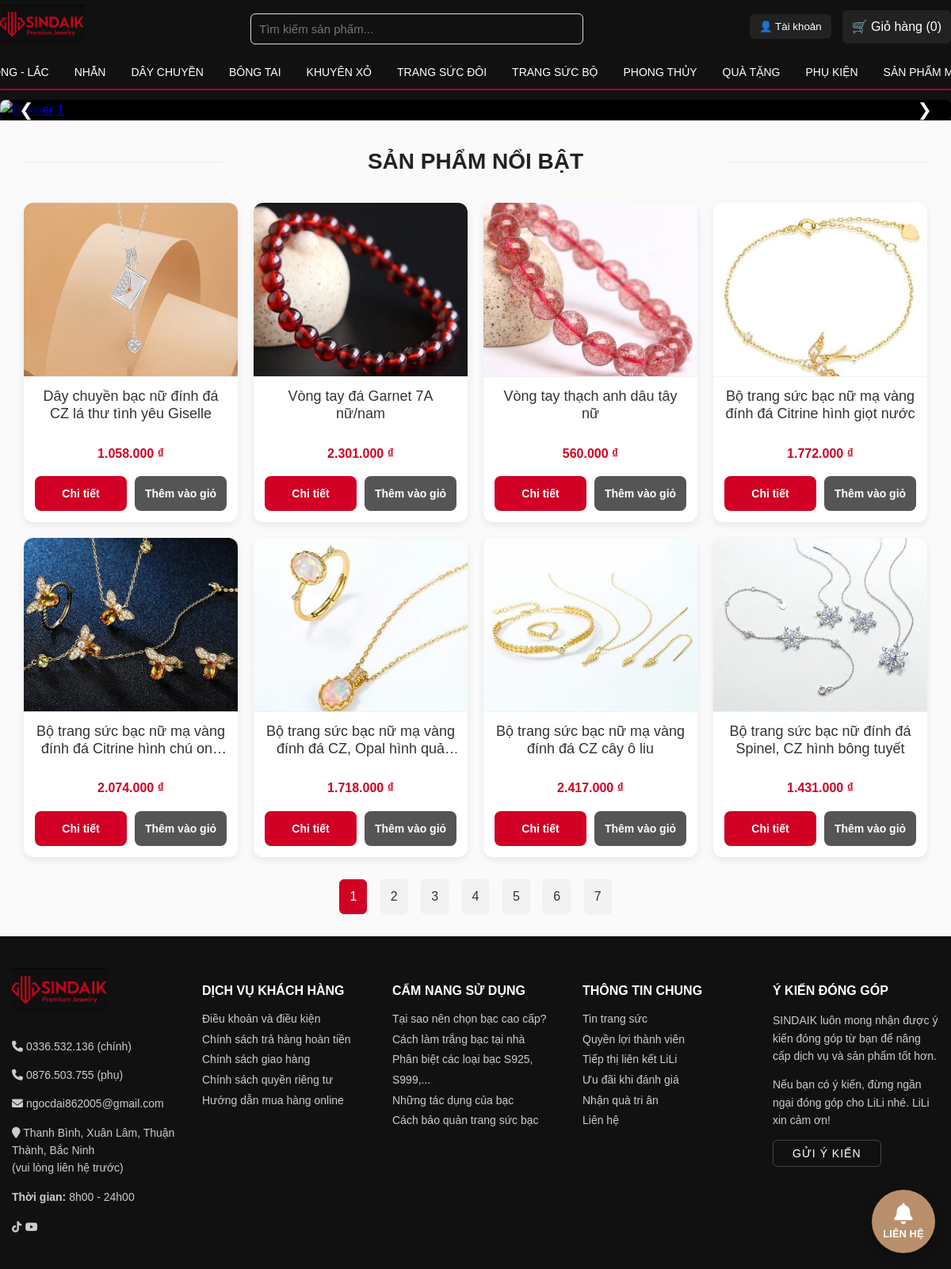
The page / on the database its author committed.
### tables this page shows
CREATE TABLE `products` (
  `id` int(11) NOT NULL,
  `name` varchar(255) NOT NULL,
  `category` varchar(100) NOT NULL,
  `description` text,
  `price` decimal(10,2) NOT NULL DEFAULT '0.00',
  `discount` int(11) NOT NULL DEFAULT '0',
  `image` varchar(255) DEFAULT NULL,
  `created_at` timestamp NOT NULL DEFAULT CURRENT_TIMESTAMP
);

### init.php (called while the page is built, shortened)
<?php
function e($str) {
    return htmlspecialchars($str, ENT_QUOTES | ENT_SUBSTITUTE, 'UTF-8');
}

### index.php (the view, shortened to what this page needs)
<?php
require 'init.php';
include 'header.php';
$perPage = 8;
$page = isset($_GET['page']) ? max(1, intval($_GET['page'])) : 1;
$offset = ($page - 1) * $perPage;
$stmt = $conn->prepare("
    SELECT SQL_CALC_FOUND_ROWS *
    FROM products
    ORDER BY created_at DESC
    LIMIT ?, ?
");
$stmt->bind_param("ii", $offset, $perPage);
$stmt->execute();
$res = $stmt->get_result();
$products = $res->fetch_all(MYSQLI_ASSOC);
$totalRes = $conn->query("SELECT FOUND_ROWS() as total")->fetch_assoc();
$total = $totalRes ? intval($totalRes['total']) : 0;
$pages = max(1, ceil($total / $perPage));
?>
<main class="wrap">
  <h1 class="page-title section-title"><span>SẢN PHẨM NỔI BẬT</span></h1>
  <?php if ($products): ?>
    <div class="product-grid">
      <?php foreach ($products as $p): ?>
        <div class="card">
          <a href="product.php?id=<?php echo $p['id']; ?>">
            <img
              src="assets/images/<?php echo e($p['image'] ?: 'no-image.png'); ?>"
              alt="<?php echo e($p['name']); ?>"
              loading="lazy"
            >
          </a>
          <div class="card-body">
            <h3><?php echo e($p['name']); ?></h3>
            <p class="price"><?php echo number_format($p['price'],0,',','.'); ?> ₫</p>
            <div class="card-actions">
              <a class="btn" href="product.php?id=<?php echo $p['id']; ?>">Chi tiết</a>
              <a
                class="btn btn-secondary add-to-cart"
                href="cart.php?action=add&id=<?php echo $p['id']; ?>"
              >
                Thêm vào giỏ
              </a>
            </div>
          </div>
        </div>
      <?php endforeach; ?>
    </div>
  <?php else: ?>
    <p>⛔ Hiện chưa có sản phẩm nào.</p>
  <?php endif; ?>
  <?php if ($pages > 1): ?>
    <div class="pagination">
      <?php for ($i=1;$i<=$pages;$i++): ?>
        <a
          class="<?php echo $i==$page ? 'active' : ''; ?>"
          href="index.php?page=<?php echo $i; ?>"
        >
          <?php echo $i; ?>
        </a>
      <?php endfor; ?>
    </div>
  <?php endif; ?>
</main>
<?php include 'footer.php'; ?>

### header.php (shortened to what this page needs)
<!doctype html>
<html lang="vi">
<head>
  <link rel="stylesheet" href="assets/css/style.css">
  <link rel="stylesheet" href="https://cdnjs.cloudflare.com/ajax/libs/font-awesome/6.5.0/css/all.min.css">
</head>
<body>
<header class="site-header">
  <div class="wrap header-top">
    <div class="logo">
      <a href="index.php"><img src="assets/images/logots.jpg" alt="LiLi" class="logo-img"></a>
    </div>
    <form action="search.php" method="get" class="search-form">
      <input type="text" name="q" placeholder="Tìm kiếm sản phẩm..." required>
    </form>
    <div class="header-actions">
      <?php if(isset($_SESSION['user'])): ?>
        <div class="user-box">
          <span>👋 Xin chào, <strong><?php echo htmlspecialchars($_SESSION['user']['name']); ?></strong></span>
          <a href="logout.php" class="btn btn-logout">Đăng xuất</a>
        </div>
      <?php else: ?>
        <button class="dropbtn">👤 Tài khoản</button>
      <?php endif; ?>
      <a href="cart.php" class="cart-btn">
        🛒 Giỏ hàng (<?php echo isset($_SESSION['cart']) ? array_sum($_SESSION['cart']) : 0; ?>)
      </a>
      <div class="contact-float">
        <button id="contactToggle" class="contact-btn">
          <i class="fa-solid fa-bell fa-2x"></i>
          <div class="contact-label">LIÊN HỆ</div>
        </button>
      </div>
    </div>
  </div>
  <nav class="main-nav">
    <div class="wrap nav-inner">
      <a href="category.php?category=Vòng - Lắc">VÒNG - LẮC</a>
      <a href="category.php?category=Nhẫn">NHẪN</a>
      <a href="category.php?category=Dây Chuyền">DÂY CHUYỀN</a>
      <a href="category.php?category=Bông Tai">BÔNG TAI</a>
      <a href="category.php?category=Khuyên Xỏ">KHUYÊN XỎ</a>
      <a href="category.php?category=Trang Sức Đôi">TRANG SỨC ĐÔI</a>
      <a href="category.php?category=Trang Sức Bộ">TRANG SỨC BỘ</a>
      <a href="category.php?category=Phong Thủy">PHONG THỦY</a>
      <a href="category.php?category=Quà Tặng">QUÀ TẶNG</a>
      <a href="category.php?category=Phụ Kiện">PHỤ KIỆN</a>
      <a href="category.php?category=Sản Phẩm Mới">SẢN PHẨM MỚI</a>
    </div>
  </nav>
  <div class="slideshow-container" aria-label="Banner slideshow">
    <div class="mySlides" role="tabpanel">
      <a href="#"><img src="assets/images/banner.jpg" alt="Banner 1" loading="lazy" /></a>
    </div>
    <button class="prev" aria-label="Previous slide" onclick="plusSlides(-1)">&#10094;</button>
    <button class="next" aria-label="Next slide" onclick="plusSlides(1)">&#10095;</button>
  </div>
</header>
<main class="wrap">

### footer.php (shortened to what this page needs)
</main>
<footer class="site-footer">
  <div class="wrap footer-grid">
    <div class="footer-col">
      <img src="assets/images/logots.jpg" alt="Logo" class="footer-logo">
      <p><i class="fa fa-phone"></i> 0336.532.136 (chính)</p>
      <p><i class="fa fa-phone"></i> 0876.503.755 (phụ)</p>
      <p><i class="fa fa-envelope"></i> ngocdai862005@gmail.com</p>
      <p><i class="fa fa-map-marker"></i> Thanh Bình, Xuân Lâm, Thuận Thành, Bắc Ninh<br>(vui lòng liên hệ trước)</p>
      <p><strong>Thời gian:</strong> 8h00 - 24h00</p>
      <div class="footer-social">
        <a href="#"><i class="fa-brands fa-tiktok"></i></a>
        <a href="#"><i class="fa-brands fa-youtube"></i></a>
      </div>
    </div>
    <div class="footer-col">
      <h3>DỊCH VỤ KHÁCH HÀNG</h3>
      <a href="#">Điều khoản và điều kiện <br></a>
      <a href="#">Chính sách trả hàng hoàn tiền<br></a>
      <a href="#">Chính sách giao hàng<br></a>
      <a href="#">Chính sách quyền riêng tư<br></a>
      <a href="#">Hướng dẫn mua hàng online<br></a>
    </div>
    <div class="footer-col">
      <h3>CẨM NANG SỬ DỤNG</h3>
      <a href="#">Tại sao nên chọn bạc cao cấp?<br></a>
      <a href="#">Cách làm trắng bạc tại nhà<br></a>
      <a href="#">Phân biệt các loại bạc S925, S999,...<br></a>
      <a href="#">Những tác dụng của bạc<br></a>
      <a href="#">Cách bảo quản trang sức bạc</a>
    </div>
    <div class="footer-col">
      <h3>THÔNG TIN CHUNG</h3>
      <a href="#">Tin trang sức<br></a>
      <a href="#">Quyền lợi thành viên<br></a>
      <a href="#">Tiếp thị liên kết LiLi<br></a>
      <a href="#">Ưu đãi khi đánh giá<br></a>
      <a href="#">Nhận quà tri ân<br></a>
      <a href="#">Liên hệ</a>
    </div>
    <div class="footer-col">
      <h3>Ý KIẾN ĐÓNG GÓP<br></h3>
      <p>SINDAIK luôn mong nhận được ý kiến đóng góp từ bạn để nâng cấp dịch vụ và sản phẩm tốt hơn.<br></p>
      <p>Nếu bạn có ý kiến, đừng ngần ngại đóng góp cho LiLi nhé. LiLi xin cảm ơn!</p>
      <button class="btn-feedback">GỬI Ý KIẾN</button>
    </div>
  </div>
</footer>

### rows shown on the page
products: image (picture), name "Dây chuyền bạc nữ đính đá CZ lá thư tình yêu Giselle", price "1.058.000"
products: image (picture), name "Vòng tay đá Garnet 7A nữ/nam", price "2.301.000"
products: image (picture), name "Vòng tay thạch anh dâu tây nữ", price "560.000"
products: image (picture), name "Bộ trang sức bạc nữ mạ vàng đính đá Citrine hình giọt nước", price "1.772.000"
products: image (picture), name "Bộ trang sức bạc nữ mạ vàng đính đá Citrine hình chú…", price "2.074.000"
products: image (picture), name "Bộ trang sức bạc nữ mạ vàng đính đá CZ, Opal hình…", price "1.718.000"
products: image (picture), name "Bộ trang sức bạc nữ mạ vàng đính đá CZ cây ô liu", price "2.417.000"
products: image (picture), name "Bộ trang sức bạc nữ đính đá Spinel, CZ hình bông tuyết", price "1.431.000"
